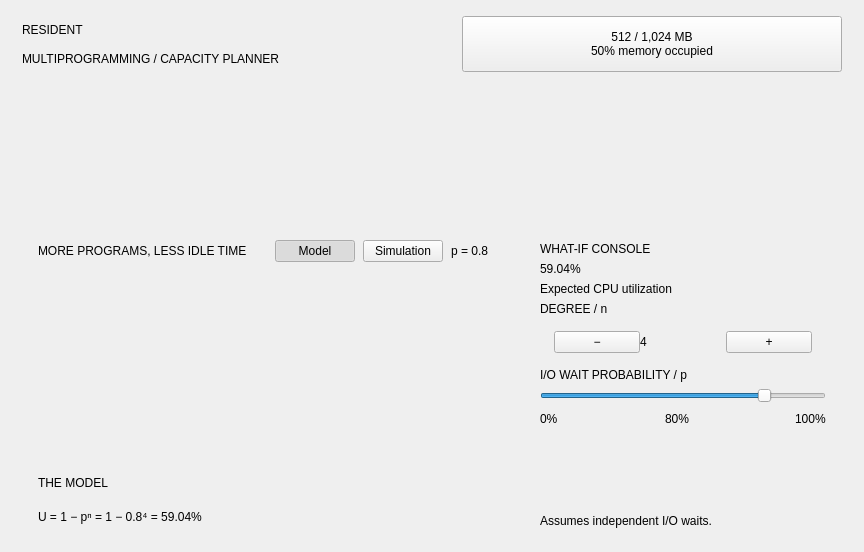
<?xml version="1.0" encoding="UTF-8"?>
<ui version="4.0">
 <class>Form</class>
 <widget class="QWidget" name="page">
   <layout class="QVBoxLayout" name="layout229">
     <property name="leftMargin"><number>22</number></property>
     <property name="topMargin"><number>16</number></property>
     <property name="rightMargin"><number>22</number></property>
     <property name="bottomMargin"><number>10</number></property>
     <property name="spacing"><number>12</number></property>
     <item>
       <widget class="QWidget" name="hdr">
         <layout class="QHBoxLayout" name="layout230">
           <property name="leftMargin"><number>0</number></property>
           <property name="topMargin"><number>0</number></property>
           <property name="rightMargin"><number>0</number></property>
           <property name="bottomMargin"><number>0</number></property>
           <property name="spacing"><number>6</number></property>
           <item>
             <widget class="QWidget" name="titleBlock">
               <layout class="QVBoxLayout" name="layout231">
                 <property name="leftMargin"><number>0</number></property>
                 <property name="topMargin"><number>0</number></property>
                 <property name="rightMargin"><number>0</number></property>
                 <property name="bottomMargin"><number>0</number></property>
                 <property name="spacing"><number>2</number></property>
                 <item>
                   <widget class="QLabel" name="lblTitle">
                     <property name="text"><string>RESIDENT</string></property>
                     <property name="wordWrap"><bool>false</bool></property>
                     <property name="kind" stdset="0"><string>h1</string></property>
                   </widget>
                 </item>
                 <item>
                   <widget class="QLabel" name="lblSub">
                     <property name="text"><string>MULTIPROGRAMMING / CAPACITY PLANNER</string></property>
                     <property name="wordWrap"><bool>false</bool></property>
                     <property name="kind" stdset="0"><string>eyebrow</string></property>
                   </widget>
                 </item>
               </layout>
             </widget>
           </item>
           <item>
             <spacer name="spacer224"><property name="orientation"><enum>Qt::Horizontal</enum></property><property name="sizeHint" stdset="0"><size><width>20</width><height>20</height></size></property></spacer>
           </item>
           <item>
             <widget class="QPushButton" name="btnSystem">
               <property name="text"><string>512 / 1,024 MB
50% memory occupied</string></property>
               <property name="minimumSize"><size><width>380</width><height>56</height></size></property>
               <property name="maximumSize"><size><width>380</width><height>56</height></size></property>
               <property name="role" stdset="0"><string>memory</string></property>
             </widget>
           </item>
         </layout>
       </widget>
     </item>
     <item>
       <widget class="QScrollArea" name="cardsScroll">
         <property name="widgetResizable"><bool>true</bool></property>
         <property name="frameShape"><enum>QFrame::NoFrame</enum></property>
         <property name="minimumSize"><size><width>0</width><height>132</height></size></property>
         <property name="maximumSize"><size><width>16777215</width><height>132</height></size></property>
         <widget class="QWidget" name="cardsHost">
           <layout class="QHBoxLayout" name="layout232">
             <property name="leftMargin"><number>0</number></property>
             <property name="topMargin"><number>0</number></property>
             <property name="rightMargin"><number>6</number></property>
             <property name="bottomMargin"><number>8</number></property>
             <property name="spacing"><number>16</number></property>
           </layout>
         </widget>
       </widget>
     </item>
     <item>
       <widget class="QWidget" name="mid">
         <layout class="QHBoxLayout" name="layout233" stretch="1,0">
           <property name="leftMargin"><number>0</number></property>
           <property name="topMargin"><number>0</number></property>
           <property name="rightMargin"><number>0</number></property>
           <property name="bottomMargin"><number>0</number></property>
           <property name="spacing"><number>20</number></property>
           <item>
             <widget class="QWidget" name="midL">
               <layout class="QVBoxLayout" name="layout234" stretch="1,0">
                 <property name="leftMargin"><number>0</number></property>
                 <property name="topMargin"><number>0</number></property>
                 <property name="rightMargin"><number>0</number></property>
                 <property name="bottomMargin"><number>0</number></property>
                 <property name="spacing"><number>12</number></property>
                 <item>
                   <widget class="QFrame" name="chartCard">
                     <property name="card" stdset="0"><string>shadow</string></property>
                     <layout class="QVBoxLayout" name="layout235">
                       <property name="leftMargin"><number>16</number></property>
                       <property name="topMargin"><number>12</number></property>
                       <property name="rightMargin"><number>16</number></property>
                       <property name="bottomMargin"><number>10</number></property>
                       <property name="spacing"><number>6</number></property>
                       <item>
                         <widget class="QWidget" name="chHead">
                           <layout class="QHBoxLayout" name="layout236">
                             <property name="leftMargin"><number>0</number></property>
                             <property name="topMargin"><number>0</number></property>
                             <property name="rightMargin"><number>0</number></property>
                             <property name="bottomMargin"><number>0</number></property>
                             <property name="spacing"><number>8</number></property>
                             <item>
                               <widget class="QLabel" name="lblChart">
                                 <property name="text"><string>MORE PROGRAMS, LESS IDLE TIME</string></property>
                                 <property name="wordWrap"><bool>false</bool></property>
                                 <property name="kind" stdset="0"><string>eyebrow</string></property>
                               </widget>
                             </item>
                             <item>
                               <spacer name="spacer225"><property name="orientation"><enum>Qt::Horizontal</enum></property><property name="sizeHint" stdset="0"><size><width>20</width><height>20</height></size></property></spacer>
                             </item>
                             <item>
                               <widget class="QPushButton" name="btnModel">
                                 <property name="text"><string>Model</string></property>
                                 <property name="checkable"><bool>true</bool></property>
                                 <property name="checked"><bool>true</bool></property>
                                 <property name="autoExclusive"><bool>true</bool></property>
                                 <property name="role" stdset="0"><string>mini</string></property>
                               </widget>
                             </item>
                             <item>
                               <widget class="QPushButton" name="btnSim">
                                 <property name="text"><string>Simulation</string></property>
                                 <property name="checkable"><bool>true</bool></property>
                                 <property name="autoExclusive"><bool>true</bool></property>
                                 <property name="role" stdset="0"><string>mini</string></property>
                               </widget>
                             </item>
                             <item>
                               <widget class="QLabel" name="lblP">
                                 <property name="text"><string>p = 0.8</string></property>
                                 <property name="wordWrap"><bool>false</bool></property>
                                 <property name="kind" stdset="0"><string>eyebrow</string></property>
                               </widget>
                             </item>
                           </layout>
                         </widget>
                       </item>
                       <item>
                         <widget class="QStackedWidget" name="stack">
                           <widget class="QWidget" name="curveHost">
                             <layout class="QVBoxLayout" name="layout237">
                               <property name="leftMargin"><number>0</number></property>
                               <property name="topMargin"><number>0</number></property>
                               <property name="rightMargin"><number>0</number></property>
                               <property name="bottomMargin"><number>0</number></property>
                               <property name="spacing"><number>0</number></property>
                             </layout>
                           </widget>
                           <widget class="QWidget" name="simPage">
                             <layout class="QVBoxLayout" name="layout238">
                               <property name="leftMargin"><number>0</number></property>
                               <property name="topMargin"><number>0</number></property>
                               <property name="rightMargin"><number>0</number></property>
                               <property name="bottomMargin"><number>0</number></property>
                               <property name="spacing"><number>6</number></property>
                               <item>
                                 <widget class="QWidget" name="simHost">
                                   <property name="minimumSize"><size><width>0</width><height>120</height></size></property>
                                   <layout class="QVBoxLayout" name="layout239">
                                     <property name="leftMargin"><number>0</number></property>
                                     <property name="topMargin"><number>0</number></property>
                                     <property name="rightMargin"><number>0</number></property>
                                     <property name="bottomMargin"><number>0</number></property>
                                     <property name="spacing"><number>0</number></property>
                                   </layout>
                                 </widget>
                               </item>
                               <item>
                                 <widget class="QWidget" name="simCtl">
                                   <layout class="QHBoxLayout" name="layout240">
                                     <property name="leftMargin"><number>0</number></property>
                                     <property name="topMargin"><number>0</number></property>
                                     <property name="rightMargin"><number>0</number></property>
                                     <property name="bottomMargin"><number>0</number></property>
                                     <property name="spacing"><number>10</number></property>
                                     <item>
                                       <widget class="QPushButton" name="btnRunSim">
                                         <property name="text"><string>Run simulation</string></property>
                                         <property name="role" stdset="0"><string>mini</string></property>
                                       </widget>
                                     </item>
                                     <item>
                                       <widget class="QSlider" name="sliderTick">
                                         <property name="orientation"><enum>Qt::Horizontal</enum></property>
                                       </widget>
                                     </item>
                                     <item>
                                       <widget class="QLabel" name="lblTick">
                                         <property name="text"><string>tick 0</string></property>
                                         <property name="wordWrap"><bool>false</bool></property>
                                         <property name="kind" stdset="0"><string>eyebrow</string></property>
                                       </widget>
                                     </item>
                                   </layout>
                                 </widget>
                               </item>
                               <item>
                                 <widget class="QLabel" name="lblSimStats">
                                   <property name="text"><string></string></property>
                                   <property name="wordWrap"><bool>true</bool></property>
                                   <property name="kind" stdset="0"><string>small</string></property>
                                 </widget>
                               </item>
                             </layout>
                           </widget>
                         </widget>
                       </item>
                     </layout>
                   </widget>
                 </item>
                 <item>
                   <widget class="QFrame" name="modelCard">
                     <property name="minimumSize"><size><width>0</width><height>84</height></size></property>
                     <property name="maximumSize"><size><width>16777215</width><height>84</height></size></property>
                     <property name="card" stdset="0"><string>shadow</string></property>
                     <layout class="QVBoxLayout" name="layout241">
                       <property name="leftMargin"><number>16</number></property>
                       <property name="topMargin"><number>10</number></property>
                       <property name="rightMargin"><number>16</number></property>
                       <property name="bottomMargin"><number>10</number></property>
                       <property name="spacing"><number>4</number></property>
                       <item>
                         <widget class="QLabel" name="lblModelT">
                           <property name="text"><string>THE MODEL</string></property>
                           <property name="wordWrap"><bool>false</bool></property>
                           <property name="kind" stdset="0"><string>eyebrow</string></property>
                         </widget>
                       </item>
                       <item>
                         <widget class="QLabel" name="lblModel">
                           <property name="text"><string>U = 1 − pⁿ = 1 − 0.8⁴ = 59.04%</string></property>
                           <property name="wordWrap"><bool>false</bool></property>
                           <property name="kind" stdset="0"><string>big2</string></property>
                         </widget>
                       </item>
                     </layout>
                   </widget>
                 </item>
               </layout>
             </widget>
           </item>
           <item>
             <widget class="QFrame" name="whatIf">
               <property name="minimumSize"><size><width>318</width><height>0</height></size></property>
               <property name="maximumSize"><size><width>318</width><height>16777215</height></size></property>
               <property name="card" stdset="0"><string>shadowaccent</string></property>
               <layout class="QVBoxLayout" name="layout242">
                 <property name="leftMargin"><number>16</number></property>
                 <property name="topMargin"><number>14</number></property>
                 <property name="rightMargin"><number>16</number></property>
                 <property name="bottomMargin"><number>14</number></property>
                 <property name="spacing"><number>6</number></property>
                 <item>
                   <widget class="QLabel" name="lblWI">
                     <property name="text"><string>WHAT-IF CONSOLE</string></property>
                     <property name="wordWrap"><bool>false</bool></property>
                     <property name="kind" stdset="0"><string>eyebrow</string></property>
                   </widget>
                 </item>
                 <item>
                   <widget class="QLabel" name="lblU">
                     <property name="text"><string>59.04%</string></property>
                     <property name="wordWrap"><bool>false</bool></property>
                     <property name="kind" stdset="0"><string>huge</string></property>
                   </widget>
                 </item>
                 <item>
                   <widget class="QLabel" name="lblUCap">
                     <property name="text"><string>Expected CPU utilization</string></property>
                     <property name="wordWrap"><bool>false</bool></property>
                     <property name="kind" stdset="0"><string>body</string></property>
                   </widget>
                 </item>
                 <item>
                   <widget class="QLabel" name="lblDeg">
                     <property name="text"><string>DEGREE / n</string></property>
                     <property name="wordWrap"><bool>false</bool></property>
                     <property name="kind" stdset="0"><string>eyebrow</string></property>
                     <property name="gap" stdset="0"><string>1</string></property>
                   </widget>
                 </item>
                 <item>
                   <widget class="QFrame" name="degBox">
                     <property name="minimumSize"><size><width>0</width><height>40</height></size></property>
                     <property name="maximumSize"><size><width>16777215</width><height>40</height></size></property>
                     <property name="card" stdset="0"><string>darkline</string></property>
                     <layout class="QHBoxLayout" name="layout243">
                       <property name="leftMargin"><number>14</number></property>
                       <property name="topMargin"><number>4</number></property>
                       <property name="rightMargin"><number>14</number></property>
                       <property name="bottomMargin"><number>4</number></property>
                       <property name="spacing"><number>0</number></property>
                       <item>
                         <widget class="QPushButton" name="btnNm">
                           <property name="text"><string>−</string></property>
                           <property name="role" stdset="0"><string>flat</string></property>
                         </widget>
                       </item>
                       <item>
                         <widget class="QLabel" name="lblN">
                           <property name="text"><string>4</string></property>
                           <property name="wordWrap"><bool>false</bool></property>
                           <property name="kind" stdset="0"><string>mono</string></property>
                         </widget>
                       </item>
                       <item>
                         <widget class="QPushButton" name="btnNp">
                           <property name="text"><string>+</string></property>
                           <property name="role" stdset="0"><string>flat</string></property>
                         </widget>
                       </item>
                     </layout>
                   </widget>
                 </item>
                 <item>
                   <widget class="QLabel" name="lblPW">
                     <property name="text"><string>I/O WAIT PROBABILITY / p</string></property>
                     <property name="wordWrap"><bool>false</bool></property>
                     <property name="kind" stdset="0"><string>eyebrow</string></property>
                     <property name="gap" stdset="0"><string>1</string></property>
                   </widget>
                 </item>
                 <item>
                   <widget class="QSlider" name="sliderP">
                     <property name="minimum"><number>0</number></property>
                     <property name="maximum"><number>100</number></property>
                     <property name="value"><number>80</number></property>
                     <property name="orientation"><enum>Qt::Horizontal</enum></property>
                   </widget>
                 </item>
                 <item>
                   <widget class="QWidget" name="pRow">
                     <layout class="QHBoxLayout" name="layout244">
                       <property name="leftMargin"><number>0</number></property>
                       <property name="topMargin"><number>0</number></property>
                       <property name="rightMargin"><number>0</number></property>
                       <property name="bottomMargin"><number>0</number></property>
                       <property name="spacing"><number>6</number></property>
                       <item>
                         <widget class="QLabel" name="z0">
                           <property name="text"><string>0%</string></property>
                           <property name="wordWrap"><bool>false</bool></property>
                           <property name="kind" stdset="0"><string>eyebrow</string></property>
                         </widget>
                       </item>
                       <item>
                         <spacer name="spacer226"><property name="orientation"><enum>Qt::Horizontal</enum></property><property name="sizeHint" stdset="0"><size><width>20</width><height>20</height></size></property></spacer>
                       </item>
                       <item>
                         <widget class="QLabel" name="lblPv">
                           <property name="text"><string>80%</string></property>
                           <property name="wordWrap"><bool>false</bool></property>
                           <property name="kind" stdset="0"><string>boldmono</string></property>
                         </widget>
                       </item>
                       <item>
                         <spacer name="spacer227"><property name="orientation"><enum>Qt::Horizontal</enum></property><property name="sizeHint" stdset="0"><size><width>20</width><height>20</height></size></property></spacer>
                       </item>
                       <item>
                         <widget class="QLabel" name="z1">
                           <property name="text"><string>100%</string></property>
                           <property name="wordWrap"><bool>false</bool></property>
                           <property name="kind" stdset="0"><string>eyebrow</string></property>
                         </widget>
                       </item>
                     </layout>
                   </widget>
                 </item>
                 <item>
                   <spacer name="spacer228"><property name="orientation"><enum>Qt::Vertical</enum></property><property name="sizeHint" stdset="0"><size><width>20</width><height>20</height></size></property></spacer>
                 </item>
                 <item>
                   <widget class="QLabel" name="lblAssume">
                     <property name="text"><string>Assumes independent I/O waits.</string></property>
                     <property name="wordWrap"><bool>false</bool></property>
                     <property name="kind" stdset="0"><string>small</string></property>
                   </widget>
                 </item>
               </layout>
             </widget>
           </item>
         </layout>
       </widget>
     </item>
   </layout>
 </widget>
 <resources/>
 <connections/>
</ui>
